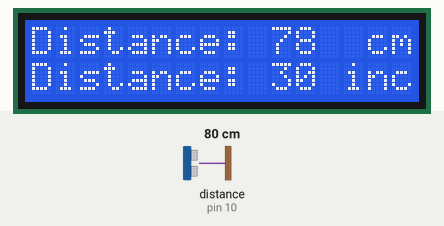
The sketch below on a simulated Arduino Uno, built with avr-gcc and run on an emulated ATmega328P. Parts: 16×2 character LCD. Wiring (inferred from the names in the program): ultrasonic range finder: trigger pin 9; echo pin 10. The inputs (shaded band) are chosen by the test bench; at power-on: distance to the obstacle (sensor on pin 10) 80 cm. The echo pulse lasts 58.3 µs per cm.

Above: at 1.2 s.
1.3 s: distance to the obstacle (sensor on pin 10) set to 2 cm
At 5.1 s:
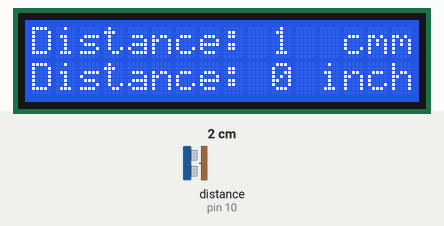
5.4 s: distance to the obstacle (sensor on pin 10) set to 18 cm
At 7.9 s:
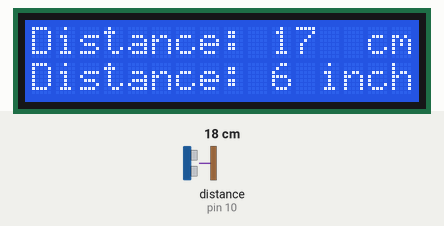
8.2 s: distance to the obstacle (sensor on pin 10) set to 4 cm
At 9.4 s:
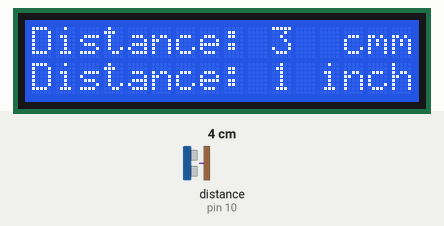
Timing chart, 0 to 11.2 s (numbered marks = the images above; inputs shaded):
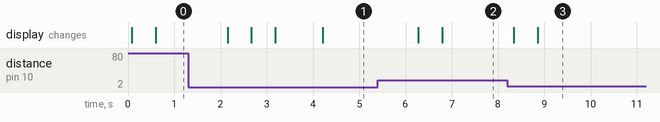

The sketch:

Tutorial_LCD_With_Ultrasonic_HC-SR04.ino
```cpp
#include <LiquidCrystal_I2C.h>
LiquidCrystal_I2C lcd(0x27, 16, 2);
const int trigPin = 9;
const int echoPin = 10;
long duration;
int distanceCm, distanceInch;

void setup() {
  // put your setup code here, to run once:
lcd.begin();
pinMode(trigPin, OUTPUT);
pinMode(echoPin, INPUT);

}

void loop() {
  // put your main code here, to run repeatedly:
digitalWrite(trigPin, LOW);
delayMicroseconds(2);
digitalWrite(trigPin, HIGH);
delayMicroseconds(10);
digitalWrite(trigPin, LOW);

duration = pulseIn(echoPin, HIGH);
distanceCm= duration*0.034/2;
distanceInch = duration*0.0133/2;

lcd.setCursor(0,0);
lcd.print("Distance: ");
lcd.print(distanceCm);
lcd.print("  cm");
delay(500);
lcd.setCursor(0,1);
lcd.print("Distance: ");
lcd.print(distanceInch);
lcd.print(" inch");
delay(500);
}
```

Measured:
- after the input at 1.3 s, the display: first changes after 0.85 s (image 1 shows a later state)
- after the input at 5.4 s, the display: first changes after 0.88 s (image 2 shows a later state)
- after the input at 8.2 s, the display: first changes after 0.14 s (image 3 shows a later state)
